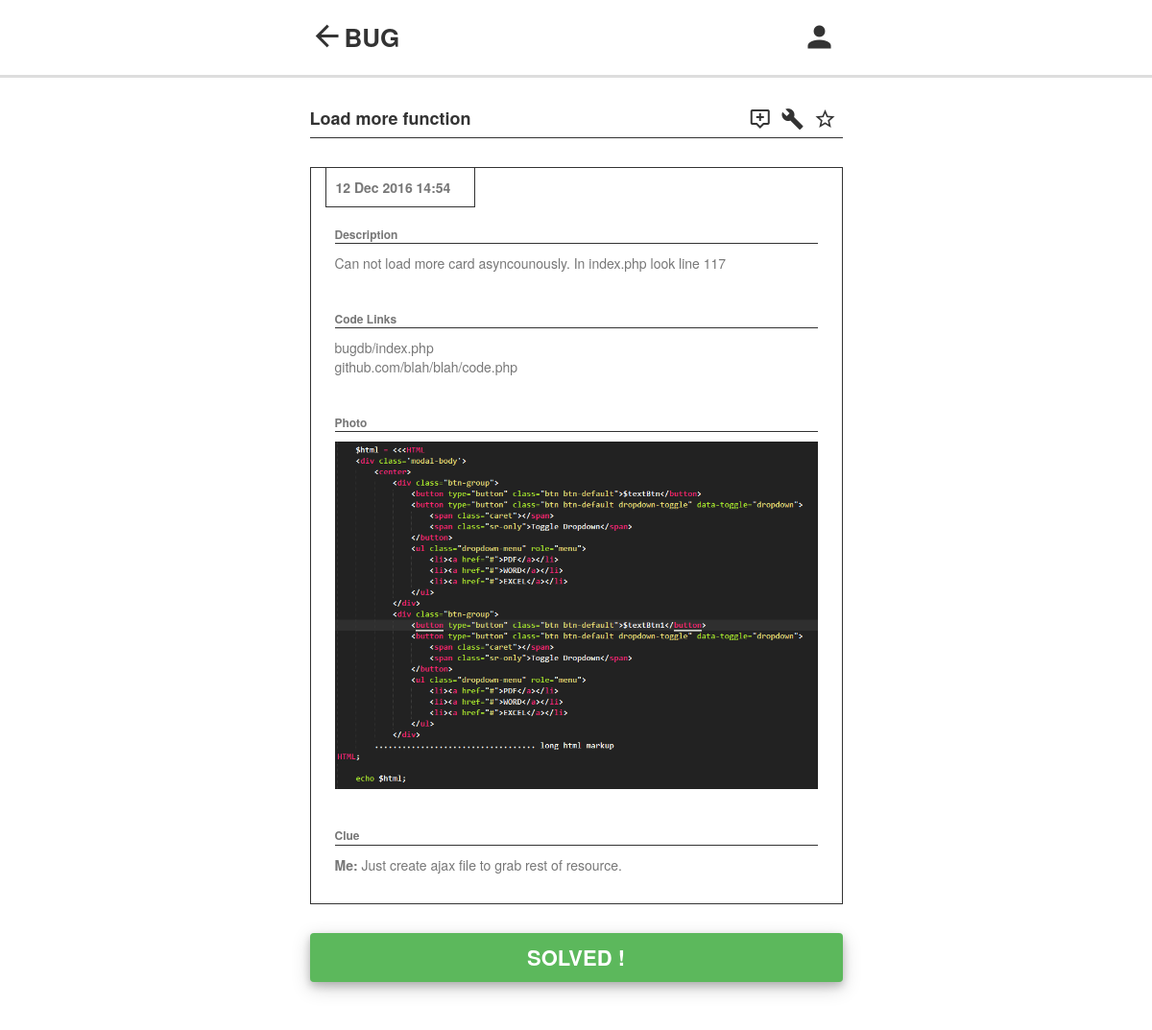
Page /bug.php?pid=1&bid=1 on the committed database.
### tables this page shows
CREATE TABLE `bug` (
  `id` int(10) UNSIGNED NOT NULL,
  `title` char(64) NOT NULL,
  `description` text NOT NULL,
  `link` varchar(256) NOT NULL,
  `photo` char(255) DEFAULT NULL,
  `project_id` int(10) UNSIGNED NOT NULL,
  `user_id` int(10) UNSIGNED NOT NULL,
  `reported_at` timestamp NOT NULL DEFAULT CURRENT_TIMESTAMP,
  `resolved_at` timestamp NULL DEFAULT NULL,
  `status` tinyint(2) UNSIGNED NOT NULL DEFAULT '11'
);

CREATE TABLE `bug_clue` (
  `id` int(10) UNSIGNED NOT NULL,
  `bug_id` int(10) UNSIGNED NOT NULL,
  `clue` text NOT NULL,
  `user_id` int(10) UNSIGNED NOT NULL
);

### lib/mysqli.php (called while the page is built, shortened)
<?php
function collect_query_result($result, $fetch_mode = "assoc", $limit = NULL)
{
    $collection = new SplFixedArray($limit);
    $counter = 0;
    if ($fetch_mode = "assoc") {
        while ($counter < $limit && $row = $result->fetch_assoc()) {
            $collection[$counter] = $row;
            $counter += 1;
        }
    } elseif ($fetch_mode = "row") {
        while ($counter < $limit && $row = $result->fetch_row()) {
            $collection[$counter] = $row;
            $counter += 1;
        }
    } elseif ($fetch_mode = "array") {
        while ($counter < $limit && $row = $result->fetch_array()) {
            $collection[$counter] = $row;
            $counter += 1;
        }
    }
    return $collection;
}
?>

### bug.php (the view, shortened to what this page needs)
<?php
require_once("lib/mysqli.php");
$mysqli = get_mysqli_instance();
$sql = <<<SQL
    SELECT p.name as pname, b.id as bid, b.title as btitle, b.description as bdesc, b.status as bstatus, b.link as blink, b.photo as bphoto, b.reported_at as breported_at, b.resolved_at as bresolved_at, u.id as uid, u.username as uname
    FROM bug as b
    LEFT JOIN user as u ON(b.user_id = u.id)
    LEFT JOIN project as p ON(b.project_id = p.id)
SQL;
if (isset($_GET['bid'])) {
    $sql .= <<<SQL
    WHERE b.id = "{$_GET['bid']}"
SQL;
} else {
    die("You forgot bid parameter");
}
$result = $mysqli->query($sql);
$result_set = collect_query_result($result, "assoc", 1);
$sql_clue = <<<SQL
    SELECT bc.clue as clue, u.username as username, u.id as uid
    FROM bug_clue as bc
    LEFT JOIN user as u ON(bc.user_id = u.id)
    WHERE bc.bug_id = "{$_GET['bid']}"
SQL;
$clues = $mysqli->query($sql_clue);
?>
<!DOCTYPE html>
<html>
<head>
    <link rel="stylesheet" type="text/css" href="assets/mdi/css/materialdesignicons.min.css">
    <link rel="stylesheet" type="text/css" href="assets/bootstrap/css/bootstrap.min.css">
    <link href="assets/main/css/main.css" rel="stylesheet">
</head>
<body class="fixed-header-on">
    <div class="page-wrapper">
        <section class="light-gray-bg padding-bottom-clear clearfix">
            <div class="title-bar">
                <div class="container">
                    <div class="row">
                        <div class="col-md-6 col-md-offset-3">
                            <div class="content-header">
                                <a href="bugs.php?pid=<?php echo $_GET['pid']; ?>" class="btn-flat btn-bg-black">
                                    <i class="mdi mdi-arrow-left mdi-36px" aria-hidden="true"></i>
                                </a>
                                <p class="content-header-title">
                                    BUG
                                </p>
                                <div class="content-header-nav-left">
                                    <button class="btn-flat btn-bg-black">
                                        <i class="mdi mdi-account mdi-36px" aria-hidden="true"></i>
                                    </button>
                                </div>
                            </div>
                        </div>
                    </div>
                </div>
            </div>
            <div class="container">
                <div class="row">
                    <div class="col-md-6 col-md-offset-3">
                        <div class="content-nav">
                            <div class="content-nav-text" style="width: 80%">
                                <?php echo $result_set[0]['btitle'] ?>
                            </div>
                            <div class="content-nav-btn" style="width: 20%">
                                <button id="give-clue" class="btn-flat btn-bg-black">
                                    <i class="mdi mdi-tooltip-outline-plus mdi-24px" aria-hidden="true"></i>
                                </button>
                                <a href="edit-bug.php?pid=<?php echo $_GET['pid']; ?>&bid=<?php echo $_GET['bid']; ?>" class="btn-flat btn-bg-black">
                                    <i class="mdi mdi-wrench mdi-24px" aria-hidden="true"></i>
                                </a>
                                <button id="contribute" class="btn-flat btn-bg-black">
                                    <i class="mdi mdi-star-outline mdi-24px" aria-hidden="true"></i>
                                </button>
                            </div>
                        </div>
                        <div class="content-body">
                            <div id="card" class="card-oulined card-new">
                                <div class="card-clip">
                                    <?php echo date("d M Y", strtotime($result_set[0]['breported_at'])); ?>
                                    <?php echo date("G:i", strtotime($result_set[0]['breported_at'])); ?>
                                </div>
                                <div class="card-text" style="width: 100%">
                                    <div class="card-text-section">
                                        <p class="card-text-title" style="font-size: 12px">
                                            Description
                                        </p>
                                        <p>
                                    <?php
                                        echo $result_set[0]['bdesc'];
                                    ?>
                                        </p>
                                    </div>
                                    <div class="card-text-section">
                                        <p class="card-text-title" style="font-size: 12px">
                                            Code Links
                                        </p>
                                        <p>
                                    <?php
                                        echo $result_set[0]['blink'];
                                    ?>
                                        </p>
                                    </div>
                                    <div class="card-text-section">
                                        <p class="card-text-title" style="font-size: 12px">
                                            Photo
                                        </p>
                                    <?php
                                        if (!empty($result_set[0]['bphoto'])):
                                    ?>
                                        <img class="card-thumb" src="<?php echo "images/{$result_set[0]['bphoto']}"; ?>">
                                    <?php
                                        else:
                                    ?>
                                        <p>No photo provided.</p>
                                    <?php endif; ?>
                                    </div>
                                    <div class="card-text-section" style="padding-bottom: 0px">
                                        <p class="card-text-title" style="font-size: 12px">
                                            Clue
                                        </p>
                                <?php
                                    if ($clues->num_rows > 0):
                                ?>
                                    <?php
                                        while ($clue = $clues->fetch_assoc()):
                                    ?>
                                        <p>
                                        <?php
                                            if ($_SESSION['uid'] == $clue['uid']):
                                        ?>
                                            <label>
                                                Me:
                                            </label>
                                        <?php
                                            else:
                                        ?>
                                            <label>
                                                <?php echo $clue['username'] ?>:
                                            </label>
                                        <?php
                                            endif;
                                        ?>
                                            <span>
                                                <?php echo $clue['clue'] ?>
                                            </span>
                                        </p>
                                    <?php
                                        endwhile;
                                    ?>
                                <?php
                                    else:
                                ?>
                                        <p>No clues here.</p>
                                <?php
                                    endif;
                                ?>
                                    </div>
                                </div>
                            </div>
                    <?php
                        if ($result_set[0]['uid'] == $_SESSION["uid"]):
                    ?>
                        <?php
                            if ($result_set[0]['bstatus'] == 11) :
                        ?>
                            <a class="btn btn-flat btn-card-success" href="bug.php?bid=<?php echo $_GET['bid'] ?>&pid=<?php echo $_GET['pid'] ?>&updatestatus=22" style="padding: 10px; font-size: 22px">
                                SOLVED !
                            </a>
                        <?php
                            else:
                        ?>
                            <button class="btn-flat btn-card-loader">
                                <?php echo "Solved @ {$result_set[0]['bresolved_at']}" ?>
                            </button>
                        <?php
                            endif;
                        ?>
                    <?php
                        else:
                    ?>
                            <button class="btn-flat btn-card-outlined">
                                Help
                            </button>
                    <?php
                        endif;
                    ?>
                        </div>
                    </div>
                </div>
            </div>
        </section>
    </div>
</body>
</html>

### assets/main/css/main.css (style rules this page uses)
.title-bar { border-bottom: 3px solid #ddd; background-color: #ffffff; margin-bottom: 30px; }
.content-header { padding-top: 20px; padding-bottom: 20px; display: flex; }
.content-header p { margin: 0px; }
.content-header-title { font-weight: bold; font-size: 26px; width: 90%; }
.content-header-nav-left { padding-right: 0; text-align: left; display: inherit; }
.content-nav { width: 100%; padding-bottom: 5px; border-bottom: 1px solid #333; margin-bottom: 30px; display: inline-flex; justify-content: flex-end; }
.content-nav a { text-decoration: none; }
.content-nav-text { width: 40%; text-align: left; cursor: pointer; font-size: 18px; font-weight: 700; text-overflow: ellipsis; overflow: hidden; vertical-align: middle; white-space: nowrap; }
.content-nav-btn { width: 60%; text-align: right; }
.content-body { padding-bottom: 50px; }
.card-oulined { border: 1px solid #333; margin-bottom: 30px; padding: 15px; text-decoration: none; color: #777777; transition: 0.5s; }
.card-new { background-color: #ffffff; }
.card-clip { font-size: 14px; padding: 10px; margin-top: -15px; border: 1px solid #333; border-top: none; width: 30%; font-weight: 700; margin-bottom: 10px; }
.card-text { padding: 10px; word-wrap: break-word; word-break: break-all; }
.card-text p { margin: 0px; }
.card-text-section { padding-bottom: 40px; }
.card-text-title { font-weight: bold; font-size: 18px; border-bottom: 1px solid #333; margin-bottom: 10px !important; }
.card-thumb { max-width: 100%; }
.btn-flat { background: none; border: none; }
.btn-bg-black { color: #333; }
.btn-card-success { width: 100%; min-height: 50px; box-shadow: 0 4px 8px 0 rgba(0, 0, 0, 0.2), 0 6px 20px 0 rgba(0, 0, 0, 0.19); transition: 0.5s; font-weight: 600; color: #fff; background-color: #5cb85c; border-color: #4cae4c; }

### rows in the picture
bug: title "Load more function", reported_at "12 Dec 2016", reported_at "14:54", description "Can not load more card asyncounously. In index.php look line 117", link "bugdb/index.php github.com/blah/blah/code.php", photo (picture)
bug_clue: clue "Just create ajax file to grab rest of resource."
